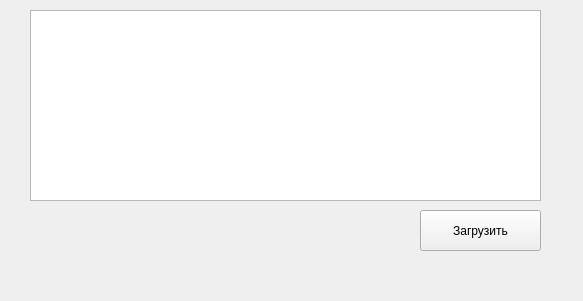
<?xml version="1.0" encoding="UTF-8"?>
<ui version="4.0">
 <class>Form</class>
 <widget class="QWidget" name="Form">
  <property name="geometry">
   <rect>
    <x>0</x>
    <y>0</y>
    <width>583</width>
    <height>301</height>
   </rect>
  </property>
  <property name="minimumSize">
   <size>
    <width>583</width>
    <height>301</height>
   </size>
  </property>
  <property name="maximumSize">
   <size>
    <width>583</width>
    <height>301</height>
   </size>
  </property>
  <property name="windowTitle">
   <string>Form</string>
  </property>
  <widget class="QTableWidget" name="tableWidget">
   <property name="geometry">
    <rect>
     <x>30</x>
     <y>10</y>
     <width>511</width>
     <height>191</height>
    </rect>
   </property>
  </widget>
  <widget class="QPushButton" name="pushButton">
   <property name="geometry">
    <rect>
     <x>420</x>
     <y>210</y>
     <width>121</width>
     <height>41</height>
    </rect>
   </property>
   <property name="text">
    <string>Загрузить</string>
   </property>
  </widget>
 </widget>
 <resources/>
 <connections/>
</ui>
